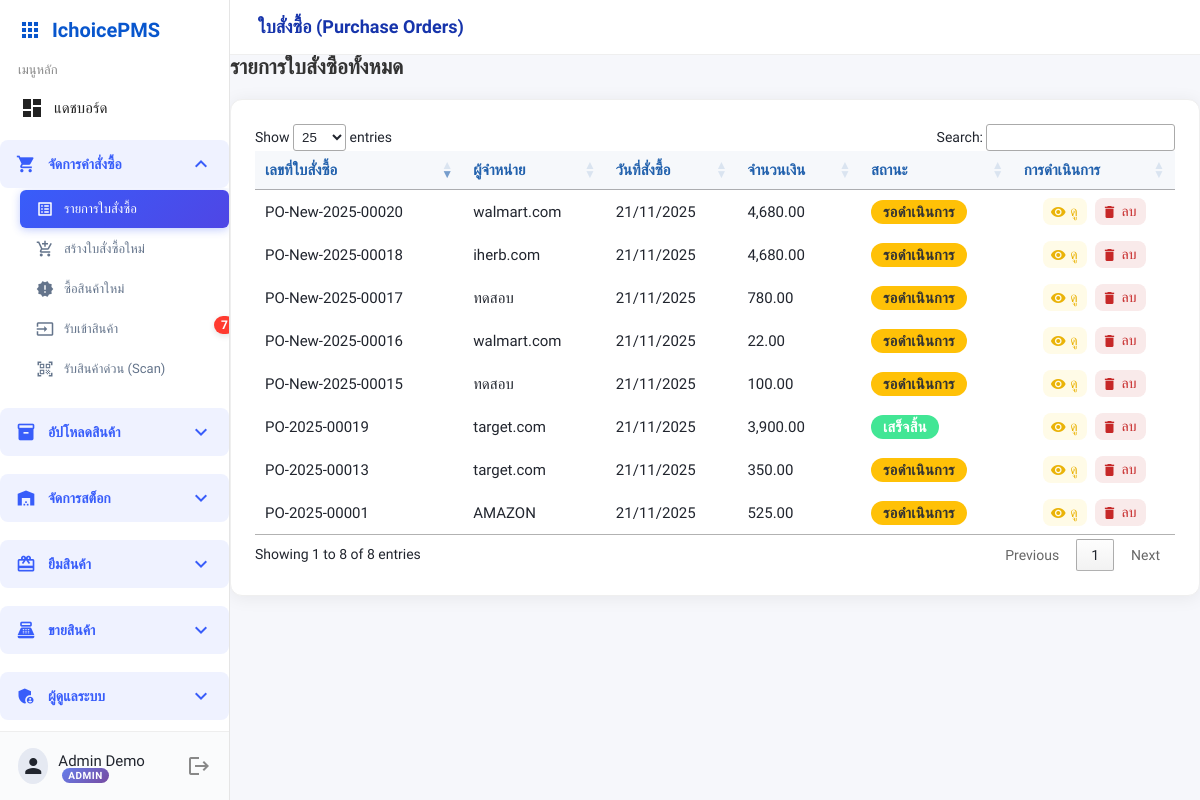
Screenshot of /orders/purchase_orders.php (signed in) with the database file from the repository.
### tables this page shows
CREATE TABLE `purchase_orders` (
  `po_id` int(11) NOT NULL,
  `po_number` varchar(20) DEFAULT NULL,
  `supplier_id` int(11) DEFAULT NULL COMMENT 'ลูกค้า',
  `order_date` datetime DEFAULT NULL,
  `total_amount` decimal(12,2) DEFAULT NULL,
  `ordered_by` int(11) DEFAULT NULL COMMENT 'ผู้บันทึก',
  `status` enum('pending','partial','completed','cancel') DEFAULT NULL,
  `remark` text DEFAULT NULL,
  `created_at` datetime NOT NULL DEFAULT current_timestamp() ON UPDATE current_timestamp(),
  `currency_id` int(11) DEFAULT 1 COMMENT 'สกุลเงินที่ใช้',
  `exchange_rate` decimal(10,6) DEFAULT 1.000000 COMMENT 'อัตราแลกเปลี่ยนขณะสั่งซื้อ',
  `total_amount_original` decimal(15,2) DEFAULT 0.00 COMMENT 'ยอดรวมในสกุลเงินต้นฉบับ',
  `total_amount_base` decimal(15,2) DEFAULT 0.00 COMMENT 'ยอดรวมในสกุลเงินฐาน (บาท)'
);

CREATE TABLE `suppliers` (
  `supplier_id` int(11) NOT NULL,
  `name` varchar(100) NOT NULL,
  `phone` varchar(30) DEFAULT NULL,
  `email` varchar(100) DEFAULT NULL,
  `address` text DEFAULT NULL
);

### orders/purchase_orders.php (the view, shortened to what this page needs)
<?php
include '../templates/sidebar.php';
$sql = "SELECT po.po_id, po.po_number, po.order_date, po.total_amount, po.status,
            s.name
        FROM purchase_orders po
        LEFT JOIN suppliers s ON po.supplier_id = s.supplier_id
        ORDER BY po.po_id DESC";
$stmt = $pdo->prepare($sql);
$stmt->execute();
$rows = $stmt->fetchAll();
?>
<!DOCTYPE html>
<html lang="th">
<head>
    <link rel="stylesheet" href="../assets/base.css">
    <link rel="stylesheet" href="../assets/sidebar.css">
    <link rel="stylesheet" href="../assets/components.css">
    <link rel="stylesheet" href="https://cdn.datatables.net/1.13.6/css/jquery.dataTables.min.css">
</head>
<body>
    <div class="mainwrap">
        <div class="topbar">
            ใบสั่งซื้อ (Purchase Orders)
        </div>
        <div class="main">
            <div class="action-bar" style="margin-bottom: 20px; display: flex; justify-content: space-between; align-items: center;">
                <h2 style="margin: 0; color: #333;">รายการใบสั่งซื้อทั้งหมด</h2>
            </div>
            <div class="card table-card mt-3">
                <div class="table-responsive">
                    <table id="po-table" class="table-po table table-bordered table-hover align-middle mb-0">
                        <thead>
                            <tr>
                                <th>เลขที่ใบสั่งซื้อ</th>
                                <th>ผู้จำหน่าย</th>
                                <th>วันที่สั่งซื้อ</th>
                                <th>จำนวนเงิน</th>
                                <th>สถานะ</th>
                                <th>การดำเนินการ</th>
                            </tr>
                        </thead>
                        <tbody>
                            <?php foreach($rows as $r): ?>
                            <tr>
                                <td><?=htmlspecialchars($r['po_number'])?></td>
                                <td><?=htmlspecialchars($r['name'])?></td>
                                <td><?=date('d/m/Y', strtotime($r['order_date']))?></td>
                                <td><?=number_format($r['total_amount'],2)?></td>
                                <td>
                                    <?php
                                        switch($r['status']) {
                                        case 'pending':   echo '<span class="status-chip status-pending">รอดำเนินการ</span>'; break;
                                        case 'completed': echo '<span class="status-chip status-received">เสร็จสิ้น</span>'; break;
                                        }
                                    ?>
                                </td>
                                <td>
                                    <div class="action-btns">
                                        <a class="icon-btn view" href="#" data-po="<?=$r['po_id']?>" onclick="openPoView(event, this)">
                                            <span class="material-icons">visibility</span> ดู
                                        </a>
                                        <a class="icon-btn delete" href="#" onclick="deletePo(event, <?= $r['po_id'] ?>)">
                                            <span class="material-icons">delete</span> ลบ
                                        </a>
                                    </div>
                                </td>
                            </tr>
                            <?php endforeach;?>
                        </tbody>
                    </table>
                </div>
            </div>
        </div>
    </div>
</body>
</html>

### assets/base.css (style rules this page uses)
:root { --brand: #1634ab; --bg: #f6f7fb; --card: #fff; --border: #efefef; --accent: #eeffed; --danger: #f56565; --success: #32c671; --pending: #ffd45e; --text: #21252e; --muted: #7d869c; --font-base: 14px; }
* { box-sizing: border-box; }
body { margin: 0; background: var(--bg); font-family: 'Prompt', sans-serif; color: var(--text); font-size: var(--font-base); }

### assets/sidebar.css (style rules this page uses)
@media (min-width: 901px) { .mainwrap { margin-left: 230px; transition: margin-left 0.2s; } }

### assets/components.css (style rules this page uses)
.topbar { background: var(--card); border-bottom: 1px solid var(--border); height: 55px; display: flex; align-items: center; padding: 0 28px; font-size: 18px; font-weight: 600; color: var(--brand); position: sticky; top: 0; z-index: 6; }
.action-btns { display: flex; gap: 5px; }
.icon-btn { display: flex; align-items: center; gap: 4px; padding: 4px 10px; border-radius: 6px; font-size: 13px; font-weight: 500; text-decoration: none; border: 1px solid #ccc; transition: all .2s ease; }
.icon-btn .material-icons { font-size: 16px; }
.icon-btn.view { background: #f8f9fa; color: #0d6efd; border-color: #dee2e6; }
.icon-btn.delete { background: #fff; color: #dc3545; border-color: #f5c6cb; }
.card { background: var(--card); border-radius: 20px; box-shadow: 0 6px 24px #7090c61a; margin-bottom: 28px; padding: 28px 30px; border: 1px solid var(--border); position: relative; }
.table-card { background:#fff; border-radius:12px; box-shadow:0 2px 18px #0001; padding:24px; max-width:1200px; margin:auto; }
.table-po th, .table-po td { text-align:center; vertical-align:middle; padding:9px 12px; font-size: 15px; white-space: nowrap; }
.table-po thead th { background:#f6f8fb; color:#2261ad; border-bottom:1.5px solid #d1d7e0; font-weight: 600; }
.table-po td { text-align: left; vertical-align: middle; }
.status-chip { display: inline-block; padding: 3px 12px; border-radius: 12px; font-size: 0.98em; font-weight: 600; letter-spacing: 0.3px; color: #fff; }
.status-pending { background: #ffc107; color:#333; }
.status-received { background: #42e695; }
.action-btns { display: flex; gap: 8px; justify-content:center; }
.icon-btn { display: inline-flex; align-items: center; gap: 4px; background: #f5f7fa; color: #285599; border: none; outline:none; border-radius: 8px; font-weight: 500; padding: 5px 9px 5px 7px; font-size: 14px; cursor: pointer; text-decoration: none; transition: background 0.14s, color 0.14s; }
.icon-btn.view { background: #fffbe7; color: #eab308; }
.icon-btn.delete { background: #f9eaea; color: #c62828; }

### templates/sidebar.php (style rules this page uses)
body { margin: 0; font-family: 'Prompt', sans-serif; }

### rows the page displays
purchase_orders: po_number "PO-New-2025-00020", supplier.name "walmart.com", order_date "21/11/2025", total_amount "4,680.00", status "รอดำเนินการ"
purchase_orders: po_number "PO-2025-00019", supplier.name "target.com", order_date "21/11/2025", total_amount "3,900.00", status "เสร็จสิ้น"
purchase_orders: po_number "PO-New-2025-00018", supplier.name "iherb.com", order_date "21/11/2025", total_amount "4,680.00", status "รอดำเนินการ"
purchase_orders: po_number "PO-New-2025-00017", supplier.name "ทดสอบ", order_date "21/11/2025", total_amount "780.00", status "รอดำเนินการ"
purchase_orders: po_number "PO-New-2025-00016", supplier.name "walmart.com", order_date "21/11/2025", total_amount "22.00", status "รอดำเนินการ"
purchase_orders: po_number "PO-New-2025-00015", supplier.name "ทดสอบ", order_date "21/11/2025", total_amount "100.00", status "รอดำเนินการ"
purchase_orders: po_number "PO-2025-00001", supplier.name "AMAZON", order_date "21/11/2025", total_amount "525.00", status "รอดำเนินการ"
purchase_orders: po_number "PO-2025-00013", supplier.name "target.com", order_date "21/11/2025", total_amount "350.00", status "รอดำเนินการ"

### other values shown
$pending_product_count "7"
$user_name "Admin Demo"
